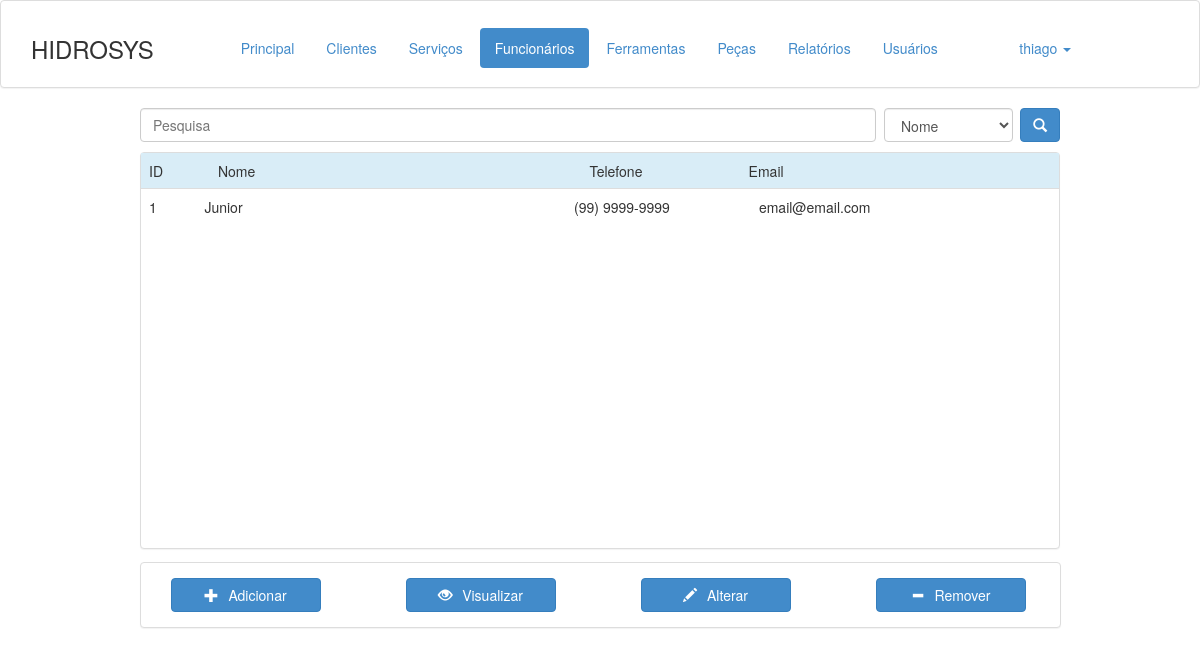
Screenshot of /funcionarios.php (signed in) with the database file from the repository.
### tables this page shows
CREATE TABLE IF NOT EXISTS `funcionarios` (
  `id` int(11) NOT NULL AUTO_INCREMENT,
  `datanasc` text NOT NULL,
  `rg` text NOT NULL,
  `cpf` text NOT NULL,
  `endereco` text NOT NULL,
  `email` text NOT NULL,
  `ocupacao` text NOT NULL,
  `salario` int(11) NOT NULL,
  `prehora` int(11) NOT NULL,
  `status` int(11) NOT NULL,
  `telefone` text NOT NULL,
  `nome` text NOT NULL,
  `deleted` int(11) DEFAULT '0',
  `deleted_date` date DEFAULT NULL,
  PRIMARY KEY (`id`)
);

### funcionarios.php (the view, shortened to what this page needs)
<!DOCTYPE html>
<html lang="en">
  <head>
    <link href="bootstrap/css/bootstrap.min.css" rel="stylesheet">
  </head>
  <body>
    <?php
    	include("header.php");
  	?>
    <div class="col-xs-4" style="margin: 0 auto auto; float: none; width: 950px; height: 20px;">
      <form method="get" action="clientes.php">
        <input type="text" class="form-control" name="busca" id="inputSearch" placeholder="Pesquisa" style="float: left; width: 80%" <?php if(isset($_GET["busca"])) echo "value='".$_GET["busca"]."'"; ?> >
        <select class="form-control" name="tipo" style="width: 14%; float: left; margin-left: 8px">
          <option value="nome" <?php if(isset($_GET["tipo"]) && $_GET["tipo"] == "nome") echo "selected"; ?> >Nome</option>
        </select>
        <button type="submit" class="btn btn-primary" style="float: right;"><span class="glyphicon glyphicon-search"></span></button>
      </form>
    </div>
    <div class="col-xs-4" style="min-height: 410px; max-height: 410px; margin: 2% auto auto; float: none; width: 950px;">
      <div class="panel panel-default">
        <div style="height: 35px;">
          <table class="table table-striped">
            <thead>
              <tr class="info">
                <td style="width: 6.5%">
                  ID
                </td>
                <td style="width: 35%">
                  Nome
                </td>
                <td style="width: 15%">
                  Telefone
                </td>
                <td style="width: 30%">
                  Email
                </td>
              </tr>
            </thead>
          </table>
        </div>
        <div style="min-height: 360px; max-height: 360px; overflow-y: scroll; width: 100%">
        <table class="table header-fixed" data-single-select="true">
          <body>
            <?php
              $conexao = mysqli_connect("localhost", "root", "123456", "hidrosys");
              $query = "SELECT * FROM funcionarios WHERE deleted = 0 ";
              $query = $query . " ORDER BY nome";
              $result = mysqli_query($conexao, $query);
              if($result)
              while($consulta = mysqli_fetch_array($result))
              {
                echo
                '<tr id="r' . $consulta["id"] . '" onclick="selectRow('.$consulta["id"].');" >
                  <td
                  <td style="width: 4.5%">
                    '.$consulta["id"].
                  '</td>
                  <td style="width: 30%">
                    '.$consulta["nome"].
                  '</td>
                  <td style="width: 15%">
                    '.$consulta["telefone"].
                  '</td>
                  <td style="width: 25%">
                    '.$consulta["email"].
                  '</td>
                </tr>';
              }
            ?>
        </table>
        </div>
      </div>
    </div>
    <div class="panel panel-default col-xs-4" style="margin-left: auto; margin-right: auto; float: none; width: 921px; min-height: 50px">
      <div class="panel-body">
        <button type="button" class="btn btn-primary" onclick='adicionar()' id='1' style="width: 150px; float: left; margin-right: 85px;"><span class="glyphicon glyphicon-plus" style="padding-right: 10px"></span>Adicionar</button>
        <button type="button" class="btn btn-primary" onclick='vizu()' id='2' style="width: 150px; float: left; margin-right: 85px;"><span class="glyphicon glyphicon-eye-open" style="padding-right: 10px"></span>Visualizar</button>
        <button type="button" class="btn btn-primary" onclick='alterar()' id='3' style="width: 150px; float: left; margin-right: 85px;"><span class="glyphicon glyphicon-pencil" style="padding-right: 10px"></span>Alterar</button>
        <button type="button" class="btn btn-primary" onclick='removerr()' id='Botao4' style="width: 150px; float: left;"><span class="glyphicon glyphicon-minus" style="padding-right: 10px"></span>Remover</button>
      </div>
    </div>
  </body>
</html>

### rows the page displays
funcionarios: id "1", nome "Junior", telefone "(99) 9999-9999", email "email@email.com"

### other values shown
getLogin() "thiago"
